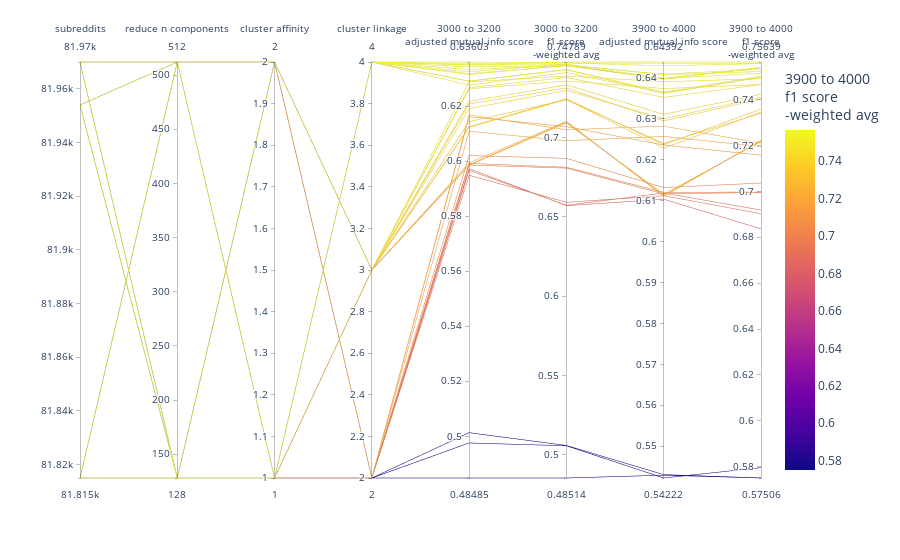

Write notebook code for a chart like this one.
### Markdown cell above
Check score at k=4000m

### Code cell
l_cols_plot_raw_ = l_parallel_params + l_parallel_metrics_3k + l_parallel_metrics_4k
l_cols_plot_clean_ = [rename_col_for_display(c) for c in l_cols_plot_raw_]
df_plot_ = (
    df_mlf_clustering_candidates[l_cols_plot_raw_]
    .fillna({'params._pipe-reduce__n_components': 512})  # for SVD nulls
    .rename(columns={c: rename_col_for_display(c) for c in l_cols_plot_raw_})
    .reset_index(drop=True)
)
# remap cluster linkage so it shows up in plot
col_linkage_clean = 'cluster linkage'
col_affinity_clean = 'cluster affinity'
col_comp_clean = 'reduce n components'
df_plot_[col_linkage_clean] = df_plot_[col_linkage_clean].replace(d_linkage_to_num)
df_plot_[col_affinity_clean] = df_plot_[col_affinity_clean].replace(d_affinity_to_num)
df_plot_[col_comp_clean] = df_plot_[col_comp_clean].astype(int).replace(d_comp_to_num)
print(f"Linkage names:\n  {d_num_to_linkage}")
print(f"Affinity names:\n  {d_num_to_affinity}")
print(f"Component names:\n  {d_num_to_comp}")


fig = px.parallel_coordinates(
    df_plot_,
    color=l_cols_plot_clean_[-1],
    # dimensions=l_cols_plot_clean_,
    # labels={},
    # color_continuous_scale=px.colors.diverging.Tealrose,
    # color_continuous_midpoint=2
)
fig.show()

### Figure 1 — Plotly figure (JSON) as saved in the notebook; plotly's stock layout.template omitted (floating-point values rounded to 4 significant figures)
{"data": [{"dimensions": [{"label": "subreddits", "values": [81815, 81815, 81954, 81954, 81970, 81970, 81815, 81815, 81954, 81954, 81970, 81970, 81815, 81954, 81815, 81954, 81970, 81970, 81815, 81815, 81954, 81970, 81970, 81954, 81815, 81815, 81954, 81815, 81815, 81954, 81954, 81954, 81970, 81970, 81970, 81970]}, {"label": "reduce n components", "values": [128, 512, 128, 512, 128, 512, 128, 512, 128, 512, 128, 512, 128, 512, 512, 128, 128, 512, 512, 128, 128, 512, 128, 512, 128, 512, 128, 512, 128, 128, 512, 512, 128, 128, 512, 512]}, {"label": "cluster affinity", "values": [1, 1, 1, 1, 1, 1, 2, 2, 2, 2, 2, 2, 1, 1, 1, 1, 1, 1, 2, 2, 2, 2, 2, 2, 1, 1, 1, 1, 1, 1, 1, 1, 1, 1, 1, 1]}, {"label": "cluster linkage", "values": [2, 2, 2, 2, 2, 2, 2, 2, 2, 2, 2, 2, 3, 3, 3, 3, 3, 3, 3, 3, 3, 3, 3, 3, 4, 4, 4, 4, 4, 4, 4, 4, 4, 4, 4, 4]}, {"label": "3000 to 3200<br>adjusted mutual info score<br>", "values": [0.5949, 0.4976, 0.5966, 0.5013, 0.5973, 0.4849, 0.6161, 0.602, 0.6109, 0.5986, 0.6168, 0.5992, 0.6144, 0.5987, 0.5994, 0.6125, 0.6123, 0.5985, 0.6217, 0.6288, 0.6263, 0.6208, 0.6267, 0.6191, 0.636, 0.6325, 0.6349, 0.6291, 0.6333, 0.6354, 0.6315, 0.629, 0.635, 0.6342, 0.6318, 0.6276]}, {"label": "3000 to 3200<br>f1 score<br>-weighted avg<br><br>", "values": [0.6593, 0.5055, 0.6574, 0.5057, 0.6572, 0.4851, 0.7071, 0.687, 0.6982, 0.6809, 0.7051, 0.6814, 0.724, 0.71, 0.7104, 0.7246, 0.7243, 0.7094, 0.7335, 0.7391, 0.7359, 0.7315, 0.7381, 0.73, 0.7473, 0.7465, 0.7461, 0.7432, 0.7458, 0.7479, 0.7457, 0.743, 0.7473, 0.7455, 0.7455, 0.7412]}, {"label": "3900 to 4000<br>adjusted mutual info score<br>", "values": [0.6112, 0.5422, 0.6119, 0.543, 0.6104, 0.5429, 0.6236, 0.6132, 0.6257, 0.6117, 0.6282, 0.6121, 0.624, 0.6113, 0.6111, 0.6237, 0.6229, 0.6116, 0.6311, 0.6391, 0.6374, 0.6295, 0.6353, 0.63, 0.6436, 0.6399, 0.6408, 0.6366, 0.641, 0.6439, 0.6397, 0.6362, 0.643, 0.6398, 0.6399, 0.6363]}, {"label": "3900 to 4000<br>f1 score<br>-weighted avg<br><br>", "values": [0.6903, 0.5796, 0.6919, 0.5751, 0.6837, 0.5751, 0.7158, 0.7036, 0.7195, 0.6995, 0.721, 0.6997, 0.7341, 0.722, 0.7223, 0.7359, 0.7345, 0.7217, 0.7423, 0.7491, 0.7466, 0.7403, 0.7465, 0.741, 0.7557, 0.754, 0.7522, 0.7502, 0.7532, 0.7564, 0.7539, 0.7498, 0.7557, 0.7516, 0.754, 0.7497]}], "domain": {"x": [0, 1], "y": [0, 1]}, "line": {"color": [0.6903, 0.5796, 0.6919, 0.5751, 0.6837, 0.5751, 0.7158, 0.7036, 0.7195, 0.6995, 0.721, 0.6997, 0.7341, 0.722, 0.7223, 0.7359, 0.7345, 0.7217, 0.7423, 0.7491, 0.7466, 0.7403, 0.7465, 0.741, 0.7557, 0.754, 0.7522, 0.7502, 0.7532, 0.7564, 0.7539, 0.7498, 0.7557, 0.7516, 0.754, 0.7497], "coloraxis": "coloraxis"}, "name": "", "type": "parcoords"}], "layout": {"autosize": true, "coloraxis": {"colorbar": {"title": {"text": "3900 to 4000<br>f1 score<br>-weighted avg<br><br>"}}, "colorscale": [[0, "#0d0887"], [0.1111, "#46039f"], [0.2222, "#7201a8"], [0.3333, "#9c179e"], [0.4444, "#bd3786"], [0.5556, "#d8576b"], [0.6667, "#ed7953"], [0.7778, "#fb9f3a"], [0.8889, "#fdca26"], [1, "#f0f921"]]}, "legend": {"tracegroupgap": 0}, "margin": {"t": 60}}}
